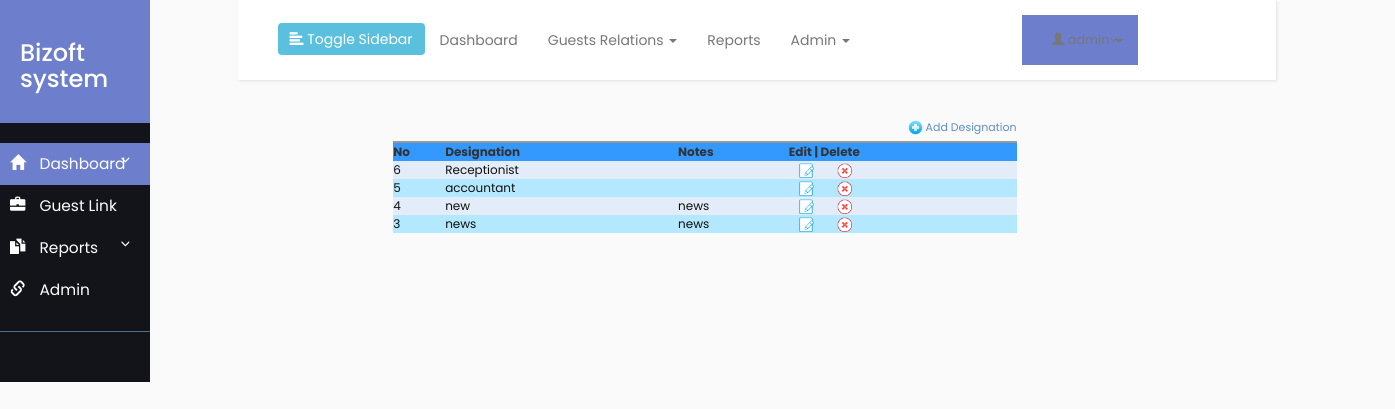
Page /designation.php (signed in) on the committed database.
### tables this page shows
CREATE TABLE IF NOT EXISTS `designation` (
  `desig_id` int(10) unsigned NOT NULL AUTO_INCREMENT,
  `desig_name` varchar(250) NOT NULL,
  `notes` varchar(100) NOT NULL,
  PRIMARY KEY (`desig_id`)
);

### designation.php (the view, shortened to what this page needs)
<?php
require_once("db.php");
$sql = "SELECT * FROM designation ORDER BY desig_id DESC";
$result = mysqli_query($conn,$sql);
?>
<html>
<head>
<link rel="stylesheet" type="text/css" href="styles.css" />
</head>
<body>
	<div class="row">
		<div class="col-sm-2">
			<?php include_once 'sidebar.php';?>
		</div>
		<div class="col-sm-9" style="align-content: center;">
			<?php include_once 'header.php' ;?>
			<form name="frmUser" method="post" action="">
<div style="width: 35%px; align-content: center; margin-left: 15%; margin-right: 25%">
<div align="right" style="padding-bottom:5px;"><a href="add_designation.php" class="link"><img alt='Add' title='Add' src='images/add.png' width='15px' height='15px'/> Add Designation</a></div>
<table border="0" cellpadding="10" cellspacing="1" width="100%" class="tblListForm">
<tr class="listheader">
<td>No</td>
<td>Designation</td>
<td>Notes</td>
<td>Edit | Delete</td>
</tr>
<?php
$i=0;
while($row = mysqli_fetch_array($result)) {
if($i%2==0)
$classname="evenRow";
else
$classname="oddRow";
?>
<tr class="<?php if(isset($classname)) echo $classname;?>">
<td><?php echo $row["desig_id"]; ?></td>
<td><?php echo $row["desig_name"]; ?></td>
<td><?php echo $row["notes"]; ?></td>
<td><a href="edit_designation.php?desig_id=<?php echo $row["desig_id"]; ?>" class="link"><img alt='Edit' title='Edit' src='images/edit.png' width='15px' height='15px' hspace='10' /></a>  <a href="delete_designation.php?desig_id=<?php echo $row["desig_id"]; ?>"  class="link"><img alt='Delete' title='Delete' src='images/delete.png' width='15px' height='15px'hspace='10' /></a></td>
</tr>
<?php
$i++;
}
?>
</table>
</form>
</div>
		</div>
</body>
</html>

### styles.css (style rules this page uses)
body { margin-left: 20px; }
.evenRow { background-color: #E2EDF9; font-size:12px; color:#101010; }
.oddRow { background-color: #B3E8FF; font-size:12px; color:#101010; }
.tblListForm { border-top:2px #999999 solid; }
.listheader { background-color:#3399FF; font-size:12px; font-weight:bold; }
.link { text-decoration:none; color:#5e8fc7; font-size:11px; }

### style4.css (style rules this page uses)
body { font-family: 'Poppins', sans-serif; background: #fafafa; }
a, a:hover, a:focus { color: inherit; text-decoration: none; transition: all 0.3s; }

### rows in the picture
designation: desig_id "6", desig_name "Receptionist"
designation: desig_id "5", desig_name "accountant"
designation: desig_id "4", desig_name "new", notes "news"
designation: desig_id "3", desig_name "news", notes "news"
